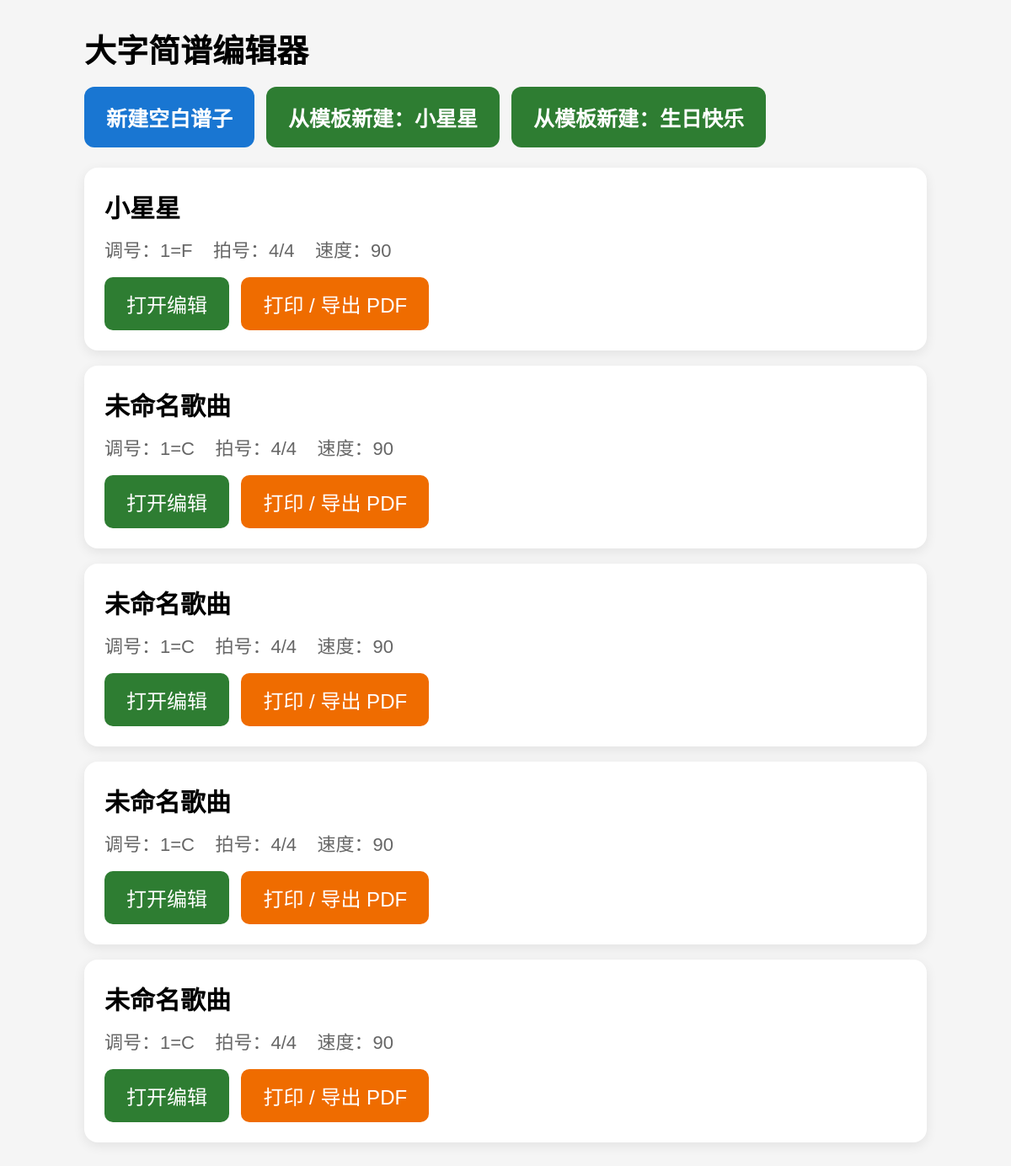
Screenshot of /jianpu/ with the database file from the repository.
### jianpu/models.py (models this page shows, shortened)
class JianpuScore(models.Model):
    title = models.CharField("歌曲名称", max_length=200, default="未命名歌曲")
    key = models.CharField("调号", max_length=20, default="1=C")
    time_signature = models.CharField("拍号", max_length=20, default="4/4")
    tempo = models.IntegerField("速度", default=90)
    score_data = models.JSONField("简谱数据", default=default_score_data)
    is_public = models.BooleanField("是否公开", default=False)
    created_at = models.DateTimeField("创建时间", auto_now_add=True)
    updated_at = models.DateTimeField("更新时间", auto_now=True)
    class Meta:
        ordering = ["-updated_at"]
        verbose_name = "简谱"
        verbose_name_plural = "简谱"

### jianpu/views.py (the view)
# urls.py: path("", views.score_list, name="score_list"),
def score_list(request):
    scores = JianpuScore.objects.all()
    for score in scores:
        score.key_display = get_key_display(score.key)
    return render(
        request,
        "jianpu/score_list.html",
        {
            "scores": scores,
        },
    )

### jianpu/views.py (called while the page is built)
def get_key_display(key):
    key_display_map = {
        "1=C": "1=C",
        "1=#C": "1=#C / bD",
        "1=bD": "1=#C / bD",
        "1=D": "1=D",
        "1=#D": "1=#D / bE",
        "1=bE": "1=#D / bE",
        "1=E": "1=E",
        "1=F": "1=F",
        "1=#F": "1=#F / bG",
        "1=bG": "1=#F / bG",
        "1=G": "1=G",
        "1=#G": "1=#G / bA",
        "1=bA": "1=#G / bA",
        "1=A": "1=A",
        "1=#A": "1=#A / bB",
        "1=bB": "1=#A / bB",
        "1=B": "1=B",
    }
    return key_display_map.get(key, key or "1=C")

### jianpu/templates/jianpu/score_list.html (shortened to what this page needs)
<!DOCTYPE html>
<html lang="zh-CN">
<head>
</head>
<body>
<div class="page">
    <div class="header">
        <h1>大字简谱编辑器</h1>
        <div class="actions">
            <a class="action-btn new-btn" href="{% url 'jianpu:create_score' %}">
                新建空白谱子
            </a>
            <a class="action-btn template-btn"
               href="{% url 'jianpu:create_score_from_template' 'twinkle' %}">
                从模板新建：小星星
            </a>
            <a class="action-btn template-btn"
               href="{% url 'jianpu:create_score_from_template' 'birthday' %}">
                从模板新建：生日快乐
            </a>
        </div>
    </div>
    {% if scores %}
        {% for score in scores %}
            <div class="score-card">
                <div class="score-title">{{ score.title }}</div>
                <div class="score-meta">
                    调号：{{ score.key_display }}
                    &nbsp;&nbsp;
                    拍号：{{ score.time_signature }}
                    &nbsp;&nbsp;
                    速度：{{ score.tempo }}
                </div>
                <a class="edit-btn" href="{% url 'jianpu:score_editor' score.id %}">
                    打开编辑
                </a>
                <a class="print-btn" href="{% url 'jianpu:score_print' score.id %}" target="_blank">
                    打印 / 导出 PDF
                </a>
            </div>
        {% endfor %}
    {% else %}
        <div class="empty">
            还没有谱子，可以新建空白谱子，也可以从“小星星”“生日快乐”模板开始。
        </div>
    {% endif %}
</div>
</body>
</html>

### jianpu/templates/jianpu/score_list.html (style rules this page uses)
body { margin: 0; padding: 30px; background: #f5f5f5; font-family: Arial, "Microsoft YaHei", sans-serif; }
.page { max-width: 1000px; margin: 0 auto; }
.header { margin-bottom: 24px; }
h1 { font-size: 38px; margin: 0 0 18px 0; }
.actions { display: flex; flex-wrap: wrap; gap: 14px; }
.action-btn { display: inline-block; padding: 18px 26px; color: white; border-radius: 12px; text-decoration: none; font-size: 25px; font-weight: bold; }
.new-btn { background: #1976d2; }
.template-btn { background: #2e7d32; }
.score-card { background: white; border-radius: 16px; padding: 24px; margin-bottom: 18px; box-shadow: 0 4px 14px rgba(0, 0, 0, 0.08); }
.score-title { font-size: 30px; font-weight: bold; margin-bottom: 12px; }
.score-meta { color: #666; font-size: 22px; margin-bottom: 18px; }
.edit-btn { display: inline-block; padding: 14px 26px; background: #2e7d32; color: white; border-radius: 10px; text-decoration: none; font-size: 24px; }
.print-btn { display: inline-block; padding: 14px 26px; background: #ef6c00; color: white; border-radius: 10px; text-decoration: none; font-size: 24px; margin-left: 10px; }

### rows the page displays
JianpuScore: title "小星星", key_display "1=F", time_signature "4/4", tempo "90"
JianpuScore: title "未命名歌曲", key_display "1=C", time_signature "4/4", tempo "90"
JianpuScore: title "未命名歌曲", key_display "1=C", time_signature "4/4", tempo "90"
JianpuScore: title "未命名歌曲", key_display "1=C", time_signature "4/4", tempo "90"
JianpuScore: title "未命名歌曲", key_display "1=C", time_signature "4/4", tempo "90"
